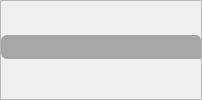
                         <widget class="QFrame" name="frame_35">
                          <property name="frameShape">
                           <enum>QFrame::StyledPanel</enum>
                          </property>
                          <property name="frameShadow">
                           <enum>QFrame::Raised</enum>
                          </property>
                          <layout class="QVBoxLayout" name="verticalLayout_83">
                           <property name="spacing">
                            <number>0</number>
                           </property>
                           <property name="leftMargin">
                            <number>0</number>
                           </property>
                           <property name="topMargin">
                            <number>0</number>
                           </property>
                           <property name="rightMargin">
                            <number>0</number>
                           </property>
                           <property name="bottomMargin">
                            <number>0</number>
                           </property>
                           <item>
                            <widget class="QCustomSlideMenu" name="widget_35" native="true">
                             <property name="sizePolicy">
                              <sizepolicy hsizetype="Preferred" vsizetype="Fixed">
                               <horstretch>0</horstretch>
                               <verstretch>0</verstretch>
                              </sizepolicy>
                             </property>
                             <property name="minimumSize">
                              <size>
                               <width>0</width>
                               <height>30</height>
                              </size>
                             </property>
                             <property name="maximumSize">
                              <size>
                               <width>16777215</width>
                               <height>30</height>
                              </size>
                             </property>
                             <property name="styleSheet">
                              <string notr="true"/>
                             </property>
                             <layout class="QVBoxLayout" name="verticalLayout_84">
                              <property name="spacing">
                               <number>0</number>
                              </property>
                              <property name="leftMargin">
                               <number>0</number>
                              </property>
                              <property name="topMargin">
                               <number>0</number>
                              </property>
                              <property name="rightMargin">
                               <number>0</number>
                              </property>
                              <property name="bottomMargin">
                               <number>6</number>
                              </property>
                              <item>
                               <widget class="QFrame" name="frame_36">
                                <property name="styleSheet">
                                 <string notr="true">background-color: rgb(166, 166, 166);
border-radius: 6px</string>
                                </property>
                                <property name="frameShape">
                                 <enum>QFrame::StyledPanel</enum>
                                </property>
                                <property name="frameShadow">
                                 <enum>QFrame::Raised</enum>
                                </property>
                                <layout class="QHBoxLayout" name="horizontalLayout_37">
                                 <property name="spacing">
                                  <number>0</number>
                                 </property>
                                 <property name="leftMargin">
                                  <number>3</number>
                                 </property>
                                 <property name="topMargin">
                                  <number>0</number>
                                 </property>
                                 <property name="rightMargin">
                                  <number>0</number>
                                 </property>
                                 <property name="bottomMargin">
                                  <number>0</number>
                                 </property>
                                 <item>
                                  <widget class="QLabel" name="label_27">
                                   <property name="minimumSize">
                                    <size>
                                     <width>20</width>
                                     <height>20</height>
                                    </size>
                                   </property>
                                   <property name="maximumSize">
                                    <size>
                                     <width>20</width>
                                     <height>20</height>
                                    </size>
                                   </property>
                                   <property name="text">
                                    <string/>
                                   </property>
                                   <property name="pixmap">
                                    <pixmap resource="resources_rc.qrc">:/icon/icons/search.svg</pixmap>
                                   </property>
                                   <property name="scaledContents">
                                    <bool>true</bool>
                                   </property>
                                  </widget>
                                 </item>
                                 <item>
                                  <widget class="CQLineEdit" name="lineEdit_7">
                                   <property name="minimumSize">
                                    <size>
                                     <width>0</width>
                                     <height>30</height>
                                    </size>
                                   </property>
                                   <property name="maximumSize">
                                    <size>
                                     <width>16777215</width>
                                     <height>30</height>
                                    </size>
                                   </property>
                                   <property name="font">
                                    <font>
                                     <pointsize>13</pointsize>
                                    </font>
                                   </property>
                                   <property name="styleSheet">
                                    <string notr="true"/>
                                   </property>
                                  </widget>
                                 </item>
                                 <item>
                                  <widget class="QPushButton" name="backToStructureBtn_3">
                                   <property name="minimumSize">
                                    <size>
                                     <width>20</width>
                                     <height>30</height>
                                    </size>
                                   </property>
                                   <property name="maximumSize">
                                    <size>
                                     <width>20</width>
                                     <height>30</height>
                                    </size>
                                   </property>
                                   <property name="styleSheet">
                                    <string notr="true">#backToStructureBtn_3:pressed {
	background-color: rgb(120, 120, 120);
	border-top-right-radius: 6px; border-bottom-right-radius: 6px;
	border-top-left-radius: 0px; border-bottom-left-radius: 0px;}</string>
                                   </property>
                                   <property name="text">
                                    <string/>
                                   </property>
                                   <property name="icon">
                                    <iconset resource="resources_rc.qrc">
                                     <normaloff>:/icon/icons/arrow-left.svg</normaloff>:/icon/icons/arrow-left.svg</iconset>
                                   </property>
                                   <property name="iconSize">
                                    <size>
                                     <width>20</width>
                                     <height>20</height>
                                    </size>
                                   </property>
                                  </widget>
                                 </item>
                                </layout>
                               </widget>
                              </item>
                             </layout>
                            </widget>
                           </item>
                          </layout>
                         </widget>
